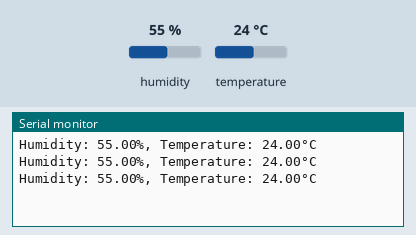
The program below on a simulated ESP32. Shown: the last lines printed to the serial monitor. The inputs (shaded band) are chosen by the test bench; at power-on: humidity 55 %, temperature 24 °C.

Above: at 2.8 s.
2.9 s: humidity set to 22 %
At 5.5 s:
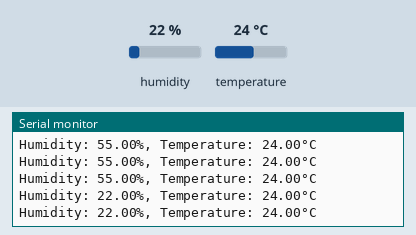
5.6 s: temperature set to 12 °C
At 6.9 s:
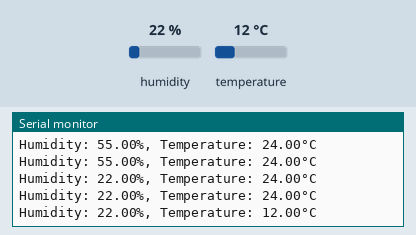
8.3 s: humidity set to 40 %
At 9.9 s:
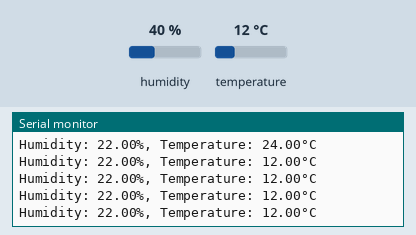
Timing chart, 0 to 11.4 s (numbered marks = the images above; inputs shaded):
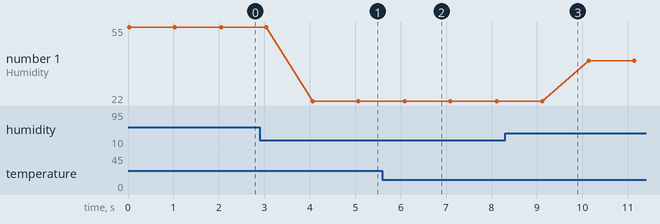

The program:

main.cpp
```cpp
#include <Arduino.h>
#include <DHT.h> //DHT header file for using dht sensor and functions

DHT dht(2,DHT11); // Creating an object of DHT type with pin number and dht type as its function

void setup()
{
  Serial.begin(115200); //Initialising Serial Monitor with Baud Rate of 115200
  dht.begin(); //Initialising DHT sensor
}

void loop()
{
  float humidity = dht.readHumidity(); // 'humidity' variable is reading Humidy from DHT11
  float temperature = dht.readTemperature(); // 'temperature' variable is reading Temperature from DHT11
  //Printing the values
  Serial.print("Humidity: ");
  Serial.print(humidity);
  Serial.print("%, Temperature: ");
  Serial.print(temperature);
  Serial.println("°C");
  delay(1000); //Delay of 1 second is provided
}
```

Measured:
- after the input at 2.9 s, the serial monitor: prints a new line after 1.2 s (image 1)
- after the input at 5.6 s, the serial monitor: prints a new line after 0.49 s (image 2)
- plotted number 1: 55 → 22 after the input at 2.9 s, 22 → 40 after the input at 8.3 s
